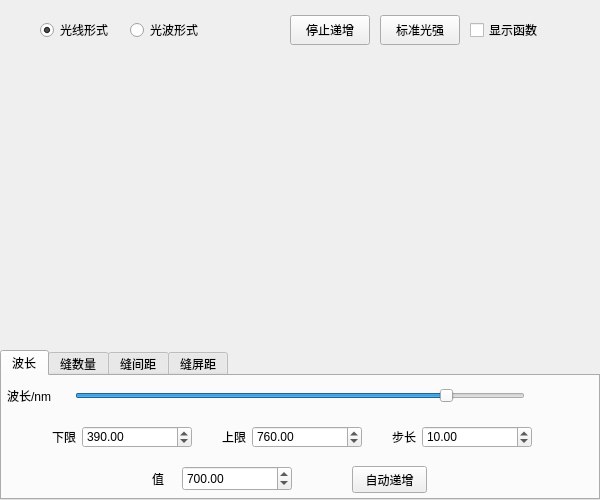
<?xml version="1.0" encoding="UTF-8"?>
<ui version="4.0">
 <class>Form</class>
 <widget class="QWidget" name="Form">
  <property name="geometry">
   <rect>
    <x>0</x>
    <y>0</y>
    <width>600</width>
    <height>500</height>
   </rect>
  </property>
  <property name="windowTitle">
   <string>Interferometer</string>
  </property>
  <property name="windowIcon">
   <iconset>
    <normaloff>D:/BlueStacks/ico/逐火十三英桀/Kosma.ico</normaloff>D:/BlueStacks/ico/逐火十三英桀/Kosma.ico</iconset>
  </property>
  <widget class="QRadioButton" name="radioButton_2">
   <property name="geometry">
    <rect>
     <x>130</x>
     <y>20</y>
     <width>95</width>
     <height>20</height>
    </rect>
   </property>
   <property name="toolTip">
    <string>建议在光线较少时使用</string>
   </property>
   <property name="text">
    <string>光波形式</string>
   </property>
  </widget>
  <widget class="QRadioButton" name="radioButton">
   <property name="geometry">
    <rect>
     <x>40</x>
     <y>20</y>
     <width>95</width>
     <height>20</height>
    </rect>
   </property>
   <property name="text">
    <string>光线形式</string>
   </property>
   <property name="checked">
    <bool>true</bool>
   </property>
  </widget>
  <widget class="QCheckBox" name="checkBox">
   <property name="geometry">
    <rect>
     <x>470</x>
     <y>20</y>
     <width>79</width>
     <height>20</height>
    </rect>
   </property>
   <property name="text">
    <string>显示函数</string>
   </property>
  </widget>
  <widget class="QTabWidget" name="tabWidget">
   <property name="geometry">
    <rect>
     <x>0</x>
     <y>350</y>
     <width>600</width>
     <height>150</height>
    </rect>
   </property>
   <property name="currentIndex">
    <number>0</number>
   </property>
   <widget class="QWidget" name="tab">
    <attribute name="title">
     <string>波长</string>
    </attribute>
    <widget class="QPushButton" name="pushButton_1">
     <property name="geometry">
      <rect>
       <x>350</x>
       <y>90</y>
       <width>75</width>
       <height>27</height>
      </rect>
     </property>
     <property name="text">
      <string>自动递增</string>
     </property>
    </widget>
    <widget class="QLabel" name="label_11">
     <property name="geometry">
      <rect>
       <x>220</x>
       <y>50</y>
       <width>31</width>
       <height>22</height>
      </rect>
     </property>
     <property name="text">
      <string>上限</string>
     </property>
    </widget>
    <widget class="QDoubleSpinBox" name="doubleSpinBox_13">
     <property name="geometry">
      <rect>
       <x>420</x>
       <y>50</y>
       <width>110</width>
       <height>22</height>
      </rect>
     </property>
     <property name="minimum">
      <double>0.010000000000000</double>
     </property>
     <property name="maximum">
      <double>1000.000000000000000</double>
     </property>
     <property name="value">
      <double>10.000000000000000</double>
     </property>
    </widget>
    <widget class="QLabel" name="label_12">
     <property name="geometry">
      <rect>
       <x>5</x>
       <y>10</y>
       <width>54</width>
       <height>20</height>
      </rect>
     </property>
     <property name="text">
      <string>波长/nm</string>
     </property>
    </widget>
    <widget class="QDoubleSpinBox" name="doubleSpinBox_14">
     <property name="geometry">
      <rect>
       <x>180</x>
       <y>90</y>
       <width>110</width>
       <height>25</height>
      </rect>
     </property>
     <property name="minimum">
      <double>390.000000000000000</double>
     </property>
     <property name="maximum">
      <double>760.000000000000000</double>
     </property>
     <property name="value">
      <double>700.000000000000000</double>
     </property>
    </widget>
    <widget class="QSlider" name="horizontalSlider_1">
     <property name="geometry">
      <rect>
       <x>73</x>
       <y>10</y>
       <width>450</width>
       <height>20</height>
      </rect>
     </property>
     <property name="minimum">
      <number>390</number>
     </property>
     <property name="maximum">
      <number>760</number>
     </property>
     <property name="value">
      <number>700</number>
     </property>
     <property name="orientation">
      <enum>Qt::Horizontal</enum>
     </property>
    </widget>
    <widget class="QDoubleSpinBox" name="doubleSpinBox_12">
     <property name="geometry">
      <rect>
       <x>250</x>
       <y>50</y>
       <width>110</width>
       <height>22</height>
      </rect>
     </property>
     <property name="maximum">
      <double>1000.000000000000000</double>
     </property>
     <property name="value">
      <double>760.000000000000000</double>
     </property>
    </widget>
    <widget class="QDoubleSpinBox" name="doubleSpinBox_11">
     <property name="geometry">
      <rect>
       <x>80</x>
       <y>50</y>
       <width>110</width>
       <height>22</height>
      </rect>
     </property>
     <property name="minimum">
      <double>0.000000000000000</double>
     </property>
     <property name="maximum">
      <double>1000.000000000000000</double>
     </property>
     <property name="value">
      <double>390.000000000000000</double>
     </property>
    </widget>
    <widget class="QLabel" name="label_13">
     <property name="geometry">
      <rect>
       <x>390</x>
       <y>50</y>
       <width>31</width>
       <height>22</height>
      </rect>
     </property>
     <property name="text">
      <string>步长</string>
     </property>
    </widget>
    <widget class="QLabel" name="label_14">
     <property name="geometry">
      <rect>
       <x>150</x>
       <y>90</y>
       <width>21</width>
       <height>25</height>
      </rect>
     </property>
     <property name="text">
      <string>值</string>
     </property>
    </widget>
    <widget class="QLabel" name="label_15">
     <property name="geometry">
      <rect>
       <x>50</x>
       <y>50</y>
       <width>31</width>
       <height>22</height>
      </rect>
     </property>
     <property name="text">
      <string>下限</string>
     </property>
    </widget>
   </widget>
   <widget class="QWidget" name="tab_2">
    <attribute name="title">
     <string>缝数量</string>
    </attribute>
    <widget class="QLabel" name="label_8">
     <property name="geometry">
      <rect>
       <x>5</x>
       <y>10</y>
       <width>61</width>
       <height>20</height>
      </rect>
     </property>
     <property name="text">
      <string>缝数量/个</string>
     </property>
    </widget>
    <widget class="QPushButton" name="pushButton_2">
     <property name="geometry">
      <rect>
       <x>350</x>
       <y>90</y>
       <width>75</width>
       <height>27</height>
      </rect>
     </property>
     <property name="text">
      <string>自动递增</string>
     </property>
    </widget>
    <widget class="QLabel" name="label_10">
     <property name="geometry">
      <rect>
       <x>420</x>
       <y>50</y>
       <width>31</width>
       <height>22</height>
      </rect>
     </property>
     <property name="text">
      <string>步长</string>
     </property>
    </widget>
    <widget class="QLabel" name="label_7">
     <property name="geometry">
      <rect>
       <x>250</x>
       <y>50</y>
       <width>31</width>
       <height>22</height>
      </rect>
     </property>
     <property name="text">
      <string>上限</string>
     </property>
    </widget>
    <widget class="QLabel" name="label_9">
     <property name="geometry">
      <rect>
       <x>80</x>
       <y>50</y>
       <width>31</width>
       <height>22</height>
      </rect>
     </property>
     <property name="text">
      <string>下限</string>
     </property>
    </widget>
    <widget class="QLabel" name="label_6">
     <property name="geometry">
      <rect>
       <x>170</x>
       <y>90</y>
       <width>21</width>
       <height>25</height>
      </rect>
     </property>
     <property name="text">
      <string>值</string>
     </property>
    </widget>
    <widget class="QSlider" name="horizontalSlider_2">
     <property name="geometry">
      <rect>
       <x>73</x>
       <y>10</y>
       <width>450</width>
       <height>20</height>
      </rect>
     </property>
     <property name="minimum">
      <number>2</number>
     </property>
     <property name="maximum">
      <number>30</number>
     </property>
     <property name="orientation">
      <enum>Qt::Horizontal</enum>
     </property>
    </widget>
    <widget class="QSpinBox" name="spinBox_21">
     <property name="geometry">
      <rect>
       <x>110</x>
       <y>50</y>
       <width>42</width>
       <height>22</height>
      </rect>
     </property>
     <property name="minimum">
      <number>2</number>
     </property>
     <property name="maximum">
      <number>100</number>
     </property>
     <property name="value">
      <number>2</number>
     </property>
    </widget>
    <widget class="QSpinBox" name="spinBox_22">
     <property name="geometry">
      <rect>
       <x>280</x>
       <y>50</y>
       <width>42</width>
       <height>22</height>
      </rect>
     </property>
     <property name="minimum">
      <number>2</number>
     </property>
     <property name="maximum">
      <number>100</number>
     </property>
     <property name="value">
      <number>30</number>
     </property>
     <property name="displayIntegerBase">
      <number>10</number>
     </property>
    </widget>
    <widget class="QSpinBox" name="spinBox_23">
     <property name="geometry">
      <rect>
       <x>450</x>
       <y>50</y>
       <width>42</width>
       <height>22</height>
      </rect>
     </property>
     <property name="minimum">
      <number>1</number>
     </property>
    </widget>
    <widget class="QSpinBox" name="spinBox_24">
     <property name="geometry">
      <rect>
       <x>190</x>
       <y>90</y>
       <width>42</width>
       <height>22</height>
      </rect>
     </property>
     <property name="minimum">
      <number>2</number>
     </property>
     <property name="maximum">
      <number>30</number>
     </property>
     <property name="value">
      <number>2</number>
     </property>
    </widget>
   </widget>
   <widget class="QWidget" name="tab_3">
    <attribute name="title">
     <string>缝间距</string>
    </attribute>
    <widget class="QPushButton" name="pushButton_3">
     <property name="geometry">
      <rect>
       <x>350</x>
       <y>90</y>
       <width>75</width>
       <height>27</height>
      </rect>
     </property>
     <property name="text">
      <string>自动递增</string>
     </property>
    </widget>
    <widget class="QLabel" name="label_16">
     <property name="geometry">
      <rect>
       <x>250</x>
       <y>50</y>
       <width>31</width>
       <height>22</height>
      </rect>
     </property>
     <property name="text">
      <string>上限</string>
     </property>
    </widget>
    <widget class="QDoubleSpinBox" name="doubleSpinBox_33">
     <property name="geometry">
      <rect>
       <x>450</x>
       <y>50</y>
       <width>62</width>
       <height>22</height>
      </rect>
     </property>
     <property name="value">
      <double>0.100000000000000</double>
     </property>
    </widget>
    <widget class="QLabel" name="label_17">
     <property name="geometry">
      <rect>
       <x>5</x>
       <y>10</y>
       <width>71</width>
       <height>20</height>
      </rect>
     </property>
     <property name="text">
      <string>缝间距/mm</string>
     </property>
    </widget>
    <widget class="QDoubleSpinBox" name="doubleSpinBox_34">
     <property name="geometry">
      <rect>
       <x>190</x>
       <y>90</y>
       <width>65</width>
       <height>25</height>
      </rect>
     </property>
     <property name="minimum">
      <double>0.050000000000000</double>
     </property>
     <property name="maximum">
      <double>8.000000000000000</double>
     </property>
     <property name="value">
      <double>2.000000000000000</double>
     </property>
    </widget>
    <widget class="QSlider" name="horizontalSlider_3">
     <property name="geometry">
      <rect>
       <x>73</x>
       <y>10</y>
       <width>450</width>
       <height>20</height>
      </rect>
     </property>
     <property name="minimum">
      <number>5</number>
     </property>
     <property name="maximum">
      <number>800</number>
     </property>
     <property name="singleStep">
      <number>100</number>
     </property>
     <property name="value">
      <number>200</number>
     </property>
     <property name="orientation">
      <enum>Qt::Horizontal</enum>
     </property>
    </widget>
    <widget class="QDoubleSpinBox" name="doubleSpinBox_32">
     <property name="geometry">
      <rect>
       <x>280</x>
       <y>50</y>
       <width>62</width>
       <height>22</height>
      </rect>
     </property>
     <property name="value">
      <double>8.000000000000000</double>
     </property>
    </widget>
    <widget class="QDoubleSpinBox" name="doubleSpinBox_31">
     <property name="geometry">
      <rect>
       <x>110</x>
       <y>50</y>
       <width>62</width>
       <height>22</height>
      </rect>
     </property>
     <property name="value">
      <double>0.050000000000000</double>
     </property>
    </widget>
    <widget class="QLabel" name="label_18">
     <property name="geometry">
      <rect>
       <x>420</x>
       <y>50</y>
       <width>31</width>
       <height>22</height>
      </rect>
     </property>
     <property name="text">
      <string>步长</string>
     </property>
    </widget>
    <widget class="QLabel" name="label_19">
     <property name="geometry">
      <rect>
       <x>170</x>
       <y>90</y>
       <width>21</width>
       <height>25</height>
      </rect>
     </property>
     <property name="text">
      <string>值</string>
     </property>
    </widget>
    <widget class="QLabel" name="label_20">
     <property name="geometry">
      <rect>
       <x>80</x>
       <y>50</y>
       <width>31</width>
       <height>22</height>
      </rect>
     </property>
     <property name="text">
      <string>下限</string>
     </property>
    </widget>
   </widget>
   <widget class="QWidget" name="tab_4">
    <attribute name="title">
     <string>缝屏距</string>
    </attribute>
    <widget class="QPushButton" name="pushButton_4">
     <property name="geometry">
      <rect>
       <x>350</x>
       <y>90</y>
       <width>75</width>
       <height>27</height>
      </rect>
     </property>
     <property name="text">
      <string>自动递增</string>
     </property>
    </widget>
    <widget class="QLabel" name="label_21">
     <property name="geometry">
      <rect>
       <x>250</x>
       <y>50</y>
       <width>31</width>
       <height>22</height>
      </rect>
     </property>
     <property name="text">
      <string>上限</string>
     </property>
    </widget>
    <widget class="QDoubleSpinBox" name="doubleSpinBox_43">
     <property name="geometry">
      <rect>
       <x>450</x>
       <y>50</y>
       <width>62</width>
       <height>22</height>
      </rect>
     </property>
     <property name="value">
      <double>0.500000000000000</double>
     </property>
    </widget>
    <widget class="QLabel" name="label_22">
     <property name="geometry">
      <rect>
       <x>5</x>
       <y>10</y>
       <width>54</width>
       <height>20</height>
      </rect>
     </property>
     <property name="text">
      <string>缝屏距/m</string>
     </property>
    </widget>
    <widget class="QDoubleSpinBox" name="doubleSpinBox_44">
     <property name="geometry">
      <rect>
       <x>190</x>
       <y>90</y>
       <width>65</width>
       <height>25</height>
      </rect>
     </property>
     <property name="minimum">
      <double>0.100000000000000</double>
     </property>
     <property name="maximum">
      <double>15.000000000000000</double>
     </property>
     <property name="value">
      <double>1.000000000000000</double>
     </property>
    </widget>
    <widget class="QSlider" name="horizontalSlider_4">
     <property name="geometry">
      <rect>
       <x>73</x>
       <y>10</y>
       <width>450</width>
       <height>20</height>
      </rect>
     </property>
     <property name="minimum">
      <number>10</number>
     </property>
     <property name="maximum">
      <number>1500</number>
     </property>
     <property name="singleStep">
      <number>100</number>
     </property>
     <property name="value">
      <number>100</number>
     </property>
     <property name="orientation">
      <enum>Qt::Horizontal</enum>
     </property>
     <property name="tickPosition">
      <enum>QSlider::NoTicks</enum>
     </property>
    </widget>
    <widget class="QDoubleSpinBox" name="doubleSpinBox_42">
     <property name="geometry">
      <rect>
       <x>280</x>
       <y>50</y>
       <width>62</width>
       <height>22</height>
      </rect>
     </property>
     <property name="value">
      <double>15.000000000000000</double>
     </property>
    </widget>
    <widget class="QDoubleSpinBox" name="doubleSpinBox_41">
     <property name="geometry">
      <rect>
       <x>110</x>
       <y>50</y>
       <width>62</width>
       <height>22</height>
      </rect>
     </property>
     <property name="value">
      <double>0.100000000000000</double>
     </property>
    </widget>
    <widget class="QLabel" name="label_23">
     <property name="geometry">
      <rect>
       <x>420</x>
       <y>50</y>
       <width>31</width>
       <height>22</height>
      </rect>
     </property>
     <property name="text">
      <string>步长</string>
     </property>
    </widget>
    <widget class="QLabel" name="label_24">
     <property name="geometry">
      <rect>
       <x>170</x>
       <y>90</y>
       <width>21</width>
       <height>25</height>
      </rect>
     </property>
     <property name="text">
      <string>值</string>
     </property>
    </widget>
    <widget class="QLabel" name="label_25">
     <property name="geometry">
      <rect>
       <x>80</x>
       <y>50</y>
       <width>31</width>
       <height>22</height>
      </rect>
     </property>
     <property name="text">
      <string>下限</string>
     </property>
    </widget>
   </widget>
  </widget>
  <widget class="QPushButton" name="pushButton_stop">
   <property name="geometry">
    <rect>
     <x>290</x>
     <y>15</y>
     <width>80</width>
     <height>30</height>
    </rect>
   </property>
   <property name="text">
    <string>停止递增</string>
   </property>
  </widget>
  <widget class="QPushButton" name="pushButton_glimmer">
   <property name="geometry">
    <rect>
     <x>380</x>
     <y>15</y>
     <width>80</width>
     <height>30</height>
    </rect>
   </property>
   <property name="text">
    <string>标准光强</string>
   </property>
  </widget>
 </widget>
 <resources/>
 <connections/>
</ui>
